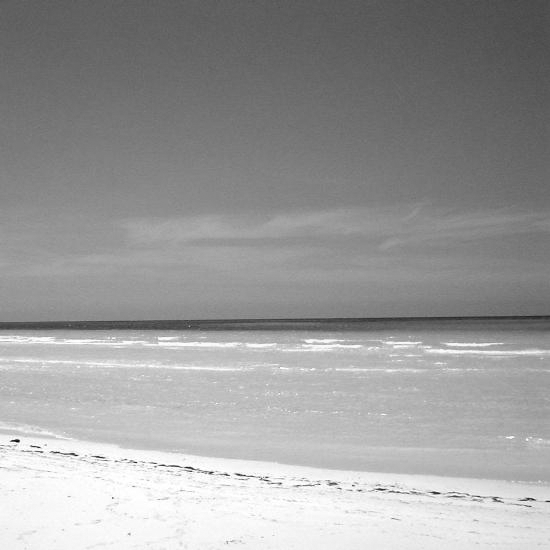
%> input picture ImageSrc/cBeach.tif, 550 x 550 px
$ octave PointOperation_5.m   (GNU Octave 9; MATLAB toolbox functions it lacks are replaced by stand-ins)
%> lines starting %> are read from the running program, lines starting %| are printed output that depends on the picture
%% 이미지 합치기
%imfuse( ) 함수를 사용하여 영상 합성
A = imread('cBeach.tif');
%> A is the input picture: size 550x550 uint8; min 5, max 255, mean 154.9
B = imread('cShip.tif');
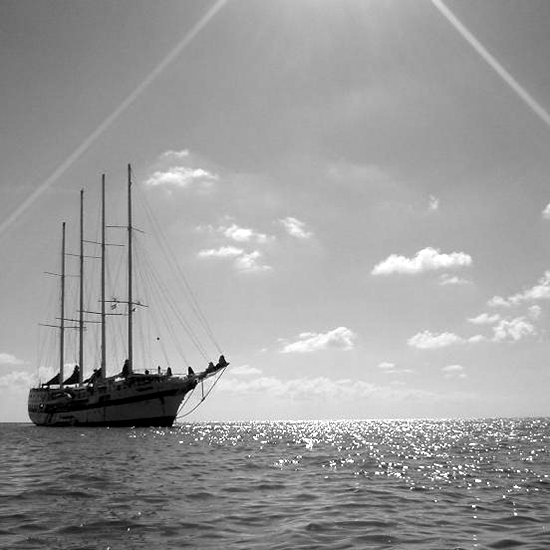
%> input picture ImageSrc/cShip.tif, 550 x 550 px
%> B is the input picture: size 550x550 uint8; min 0, max 255, mean 155.4

C = imfuse(A, B);
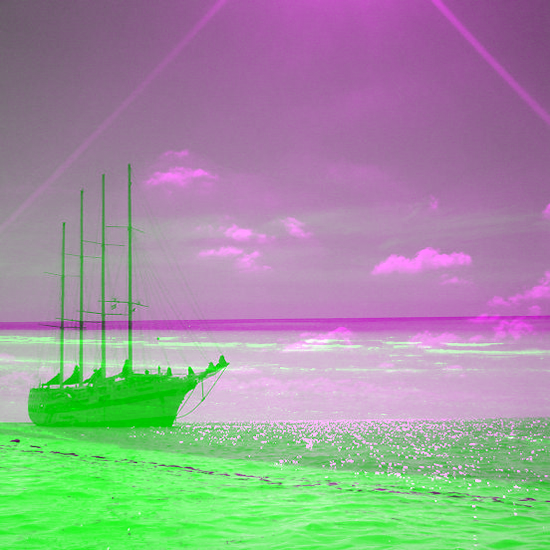
%> C: size 550x550x3 uint8; mean R, G, B 155.4, 152.9, 155.4
imshow(C);
